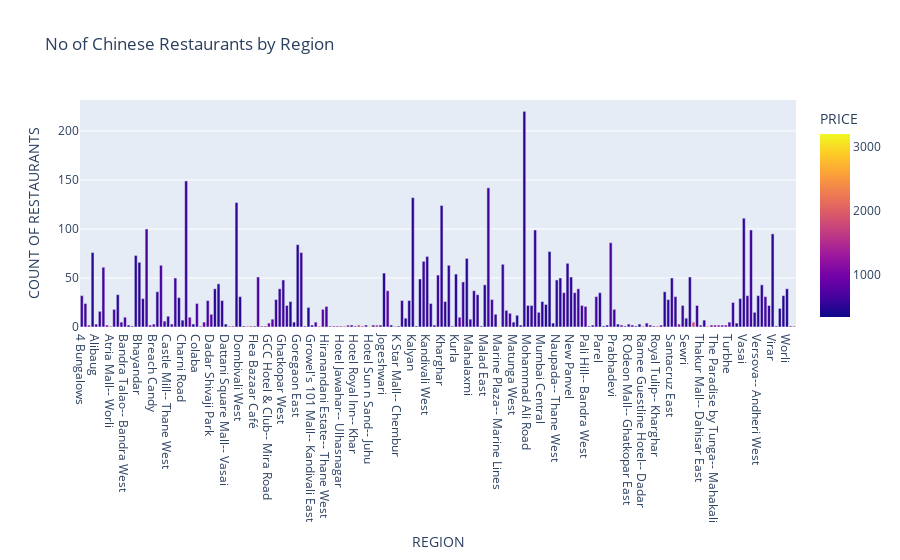

Source (notebook cell):
### Code cell
fig=px.bar(chinese_rest_df,x='REGION',y='COUNT OF RESTAURANTS',color='PRICE',title='No of Chinese Restaurants by Region').update
fig.show()

### Figure 1 — Plotly figure (JSON) as saved in the notebook; plotly's stock layout.template omitted (floating-point values rounded to 4 significant figures; data arrays with more than 128 entries replaced by an {"elided": "..."} marker saying what was removed)
{"data": [{"alignmentgroup": "True", "hovertemplate": "REGION=%{x}<br>COUNT OF RESTAURANTS=%{y}<br>PRICE=%{marker.color}<extra></extra>", "legendgroup": "", "marker": {"color": {"elided": "199 float values"}, "coloraxis": "coloraxis", "pattern": {"shape": ""}}, "name": "", "offsetgroup": "", "orientation": "v", "showlegend": false, "textposition": "auto", "type": "bar", "x": {"elided": "199 str values"}, "xaxis": "x", "y": {"elided": "199 int values"}, "yaxis": "y"}], "layout": {"autosize": true, "barmode": "relative", "coloraxis": {"colorbar": {"title": {"text": "PRICE"}}, "colorscale": [[0, "#0d0887"], [0.1111, "#46039f"], [0.2222, "#7201a8"], [0.3333, "#9c179e"], [0.4444, "#bd3786"], [0.5556, "#d8576b"], [0.6667, "#ed7953"], [0.7778, "#fb9f3a"], [0.8889, "#fdca26"], [1, "#f0f921"]]}, "legend": {"tracegroupgap": 0}, "title": {"text": "No of Chinese Restaurants by Region"}, "xaxis": {"anchor": "y", "autorange": true, "domain": [0, 1], "range": [-0.5, 198.5], "title": {"text": "REGION"}, "type": "category"}, "yaxis": {"anchor": "x", "autorange": true, "domain": [0, 1], "range": [0, 231.6], "title": {"text": "COUNT OF RESTAURANTS"}, "type": "linear"}}}
